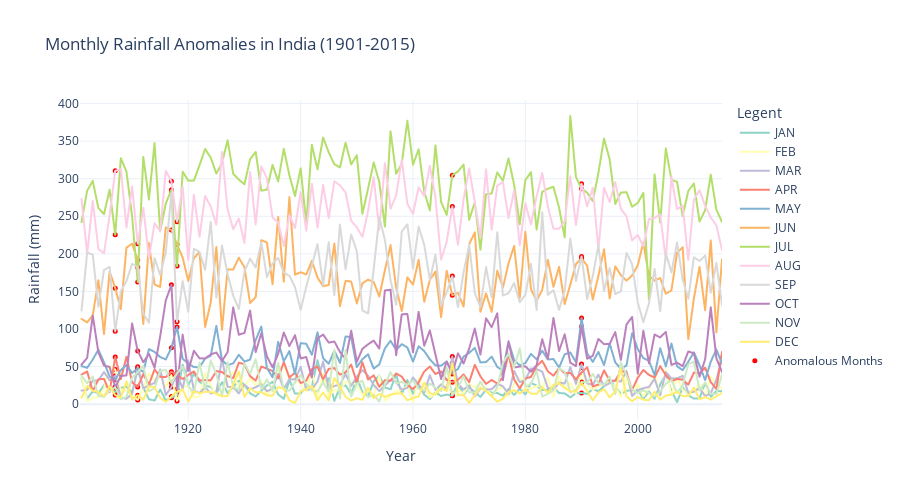

The code cell stored with this chart in its notebook:
### Code cell
fig_monthly_anomalies = px.line(
    rainfall_data,
    x='YEAR',
    y=monthly_columns,
    labels={'YEAR': 'Year', 'value': 'Rainfall (mm)', 'variable': 'Month'},
    title='Monthly Rainfall Anomalies in India (1901-2015)',
    color_discrete_sequence=px.colors.qualitative.Set3
)

fig_monthly_anomalies.add_trace(go.Scatter(
    x=month_anomalies_df_long['Year'],
    y=month_anomalies_df_long['Rainfall'],
    mode='markers',
    name='Anomalous Months',
    marker=dict(color='red', size=5, symbol='circle')
))

fig_monthly_anomalies.update_layout(
    template='plotly_white',
    legend=dict(title='Legent'),
    height=500
)

fig_monthly_anomalies
